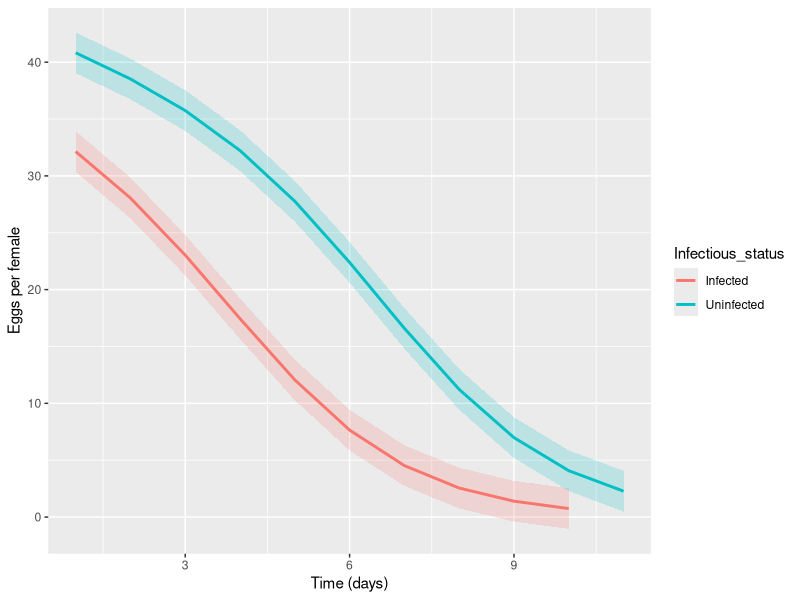

Write R code to recreate this figure.
ovi <- data.frame(read.table("data/oncopeltus_oviposition.csv", header = TRUE))
ovi$STATUS <- factor(ovi$STATUS)
library(pscl); library(ggplot2)
m <- zeroinfl(COUNT~DAY+STATUS, data = ovi)
p <- predict(m)
se.p <- sqrt(mean((ovi$COUNT-p)^2))/sqrt(length(p))
###
conf.band <- function(x, sd, alpha){
  lwr = x - qnorm(alpha/2)*sd
  upr = x + qnorm(alpha/2)*sd  
  return(data.frame(lwr, upr))
}

bands <- conf.band(p,se.p,.05)
bigdt <- data.frame(ovi,p,bands)
bigdt$Infectious_status <- factor(ifelse(bigdt$STATUS==0,1,0),
                                  labels=c("Infected", "Uninfected"))# monstruous trick to fool ggplot
#
pdf(file = "figs/oviposition.pdf")
ggplot(bigdt, aes(x = DAY, y = p)) +
  geom_ribbon(aes(ymin = lwr, ymax = upr, fill =  as.factor(ifelse(STATUS==0, 1, 0))), alpha = 0.2) +
  scale_x_continuous("Time (days)") +
  scale_y_continuous("Eggs per female") +
  guides(fill=FALSE)+
  geom_line(aes(colour = Infectious_status), size = 1)+
  labs(fill="Infectious status")
dev.off()
